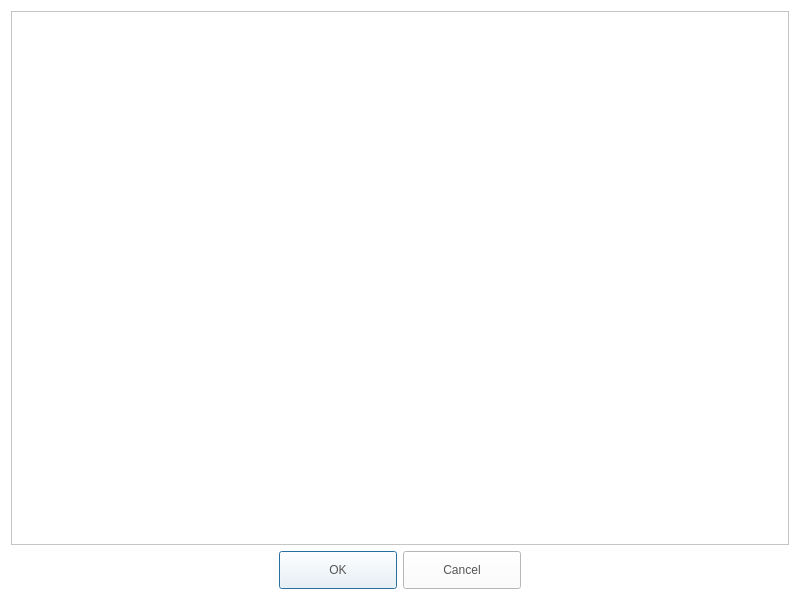
<?xml version="1.0" encoding="UTF-8"?>
<ui version="4.0">
 <class>EditTagDialog</class>
 <widget class="QDialog" name="EditTagDialog">
  <property name="geometry">
   <rect>
    <x>0</x>
    <y>0</y>
    <width>800</width>
    <height>600</height>
   </rect>
  </property>
  <property name="minimumSize">
   <size>
    <width>800</width>
    <height>600</height>
   </size>
  </property>
  <property name="windowTitle">
   <string>Dialog</string>
  </property>
  <property name="styleSheet">
   <string notr="true">QLabel
{
	color: rgb(84, 84, 84);
	font: 14pt &quot;Segoe UI&quot;;
}
QPushButton
{
	color: rgb(84, 84, 84);
	font: 14pt &quot;Segoe UI&quot;;
}
QTableView
{
	color: rgb(84, 84, 84);
	font: 10pt &quot;Segoe UI&quot;;
}
QHeaderView
{
	color: rgb(84, 84, 84);
	font: 12pt &quot;Segoe UI&quot;;
}
QWidget
{
	background-color: rgb(255, 255, 255);
}</string>
  </property>
  <layout class="QGridLayout" name="gridLayout">
   <item row="0" column="0">
    <widget class="QTableView" name="tableView">
     <attribute name="horizontalHeaderStretchLastSection">
      <bool>true</bool>
     </attribute>
     <attribute name="verticalHeaderStretchLastSection">
      <bool>true</bool>
     </attribute>
    </widget>
   </item>
   <item row="1" column="0">
    <widget class="QDialogButtonBox" name="buttonBox">
     <property name="styleSheet">
      <string notr="true">QPushButton
{
	border-image: url(&quot;:/resource/audiocd-popup-btn110-ok-n.png&quot;);
	width: 110px;
	height: 30px;
	color: rgb(84, 84, 84);
}
QPushButton:hover
{
	border-image: url(&quot;:/resource/audiocd-popup-btn110-ok-h.png&quot;);
	width: 110px;
	height: 30px;
	color: rgb(255, 255, 255);
}</string>
     </property>
     <property name="orientation">
      <enum>Qt::Horizontal</enum>
     </property>
     <property name="standardButtons">
      <set>QDialogButtonBox::Cancel|QDialogButtonBox::Ok</set>
     </property>
     <property name="centerButtons">
      <bool>true</bool>
     </property>
    </widget>
   </item>
  </layout>
 </widget>
 <resources/>
 <connections>
  <connection>
   <sender>buttonBox</sender>
   <signal>accepted()</signal>
   <receiver>EditTagDialog</receiver>
   <slot>accept()</slot>
   <hints>
    <hint type="sourcelabel">
     <x>248</x>
     <y>254</y>
    </hint>
    <hint type="destinationlabel">
     <x>157</x>
     <y>274</y>
    </hint>
   </hints>
  </connection>
  <connection>
   <sender>buttonBox</sender>
   <signal>rejected()</signal>
   <receiver>EditTagDialog</receiver>
   <slot>reject()</slot>
   <hints>
    <hint type="sourcelabel">
     <x>316</x>
     <y>260</y>
    </hint>
    <hint type="destinationlabel">
     <x>286</x>
     <y>274</y>
    </hint>
   </hints>
  </connection>
 </connections>
</ui>
